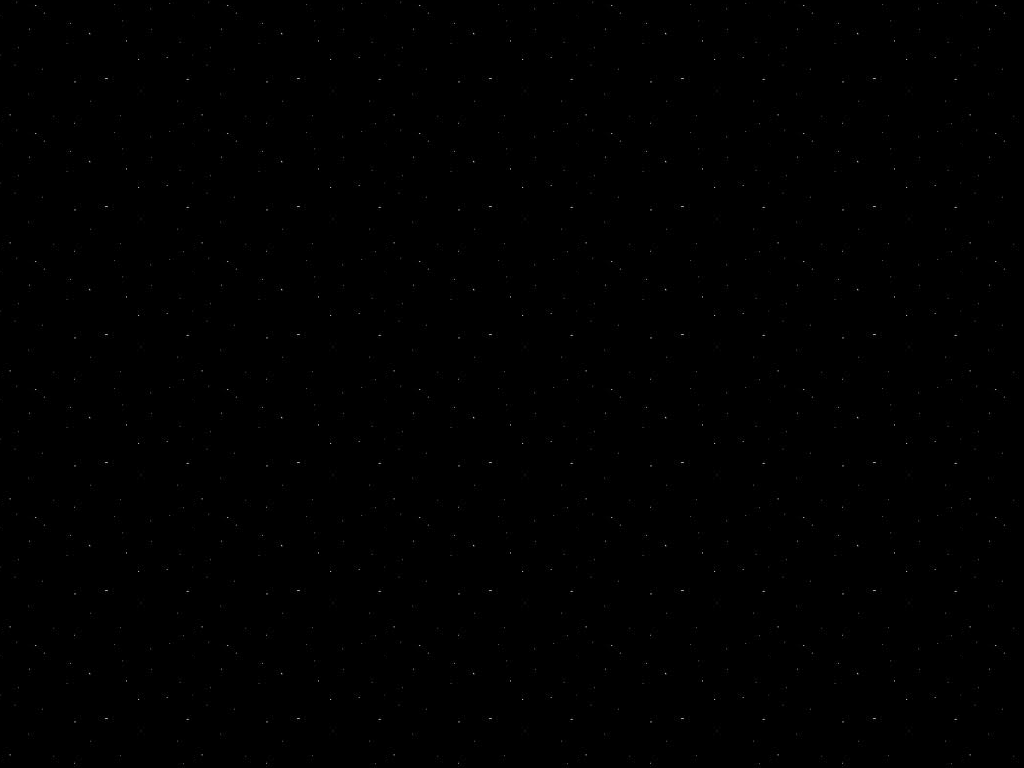

A level layout from a 2D game, rendered from its tile map. Below: a short description, then the map file with tile-grid data replaced by summaries:
An orthogonal 16x12 tile map with 64x64 px tiles, 1 tile layer (Tile Layer 1).

<map version="1.0" orientation="orthogonal" width="16" height="12" tilewidth="64" tileheight="64">
 <tileset firstgid="1" name="SpaceBackground_default" tilewidth="64" tileheight="64" spacing="1" margin="1">
  <image source="SpaceBackground_default.png" width="2048" height="2048" />
 </tileset>
 <layer name="Tile Layer 1" width="16" height="12">
  <data>[192 cells, 192 non-empty, 6 distinct tile ids]</data>
 </layer>
</map>
